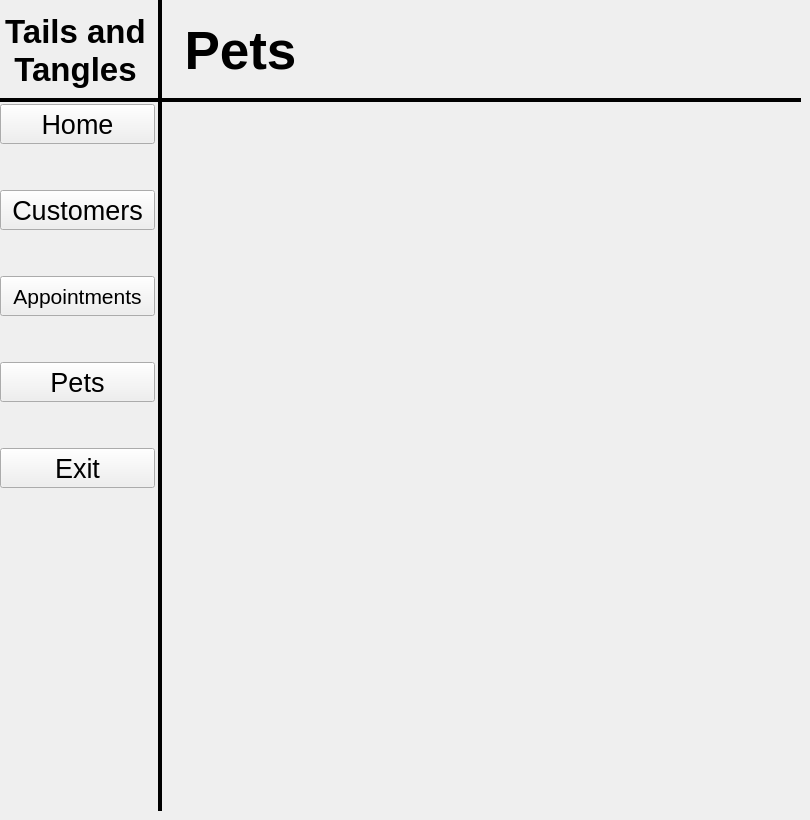
   <widget class="QWidget" name="Pets">
    <widget class="QStackedWidget" name="stackedWidget_5">
     <property name="geometry">
      <rect>
       <x>0</x>
       <y>0</y>
       <width>801</width>
       <height>811</height>
      </rect>
     </property>
     <widget class="QWidget" name="Home_5">
      <widget class="Line" name="line_9">
       <property name="geometry">
        <rect>
         <x>-10</x>
         <y>70</y>
         <width>931</width>
         <height>61</height>
        </rect>
       </property>
       <property name="frameShadow">
        <enum>QFrame::Plain</enum>
       </property>
       <property name="lineWidth">
        <number>4</number>
       </property>
       <property name="orientation">
        <enum>Qt::Horizontal</enum>
       </property>
      </widget>
      <widget class="Line" name="line_10">
       <property name="geometry">
        <rect>
         <x>150</x>
         <y>-150</y>
         <width>20</width>
         <height>1051</height>
        </rect>
       </property>
       <property name="frameShadow">
        <enum>QFrame::Plain</enum>
       </property>
       <property name="lineWidth">
        <number>4</number>
       </property>
       <property name="orientation">
        <enum>Qt::Vertical</enum>
       </property>
      </widget>
      <widget class="QLabel" name="label_5">
       <property name="geometry">
        <rect>
         <x>0</x>
         <y>10</y>
         <width>151</width>
         <height>81</height>
        </rect>
       </property>
       <property name="font">
        <font>
         <pointsize>25</pointsize>
         <weight>75</weight>
         <bold>true</bold>
        </font>
       </property>
       <property name="text">
        <string>Tails and Tangles</string>
       </property>
       <property name="alignment">
        <set>Qt::AlignCenter</set>
       </property>
       <property name="wordWrap">
        <bool>true</bool>
       </property>
      </widget>
      <widget class="QWidget" name="layoutWidget_4">
       <property name="geometry">
        <rect>
         <x>0</x>
         <y>104</y>
         <width>161</width>
         <height>701</height>
        </rect>
       </property>
       <layout class="QVBoxLayout" name="verticalLayout_9">
        <item>
         <layout class="QVBoxLayout" name="verticalLayout_10">
          <item>
           <widget class="QPushButton" name="HomeButton_PetsPage">
            <property name="minimumSize">
             <size>
              <width>155</width>
              <height>40</height>
             </size>
            </property>
            <property name="maximumSize">
             <size>
              <width>155</width>
              <height>40</height>
             </size>
            </property>
            <property name="font">
             <font>
              <pointsize>20</pointsize>
              <weight>50</weight>
              <bold>false</bold>
             </font>
            </property>
            <property name="text">
             <string>Home</string>
            </property>
           </widget>
          </item>
          <item>
           <spacer name="verticalSpacer_22">
            <property name="orientation">
             <enum>Qt::Vertical</enum>
            </property>
            <property name="sizeHint" stdset="0">
             <size>
              <width>20</width>
              <height>40</height>
             </size>
            </property>
           </spacer>
          </item>
          <item>
           <widget class="QPushButton" name="CustomersButton_PetsPage">
            <property name="minimumSize">
             <size>
              <width>155</width>
              <height>40</height>
             </size>
            </property>
            <property name="maximumSize">
             <size>
              <width>155</width>
              <height>40</height>
             </size>
            </property>
            <property name="font">
             <font>
              <pointsize>20</pointsize>
              <weight>50</weight>
              <bold>false</bold>
             </font>
            </property>
            <property name="text">
             <string>Customers</string>
            </property>
           </widget>
          </item>
          <item>
           <spacer name="verticalSpacer_23">
            <property name="orientation">
             <enum>Qt::Vertical</enum>
            </property>
            <property name="sizeHint" stdset="0">
             <size>
              <width>20</width>
              <height>40</height>
             </size>
            </property>
           </spacer>
          </item>
          <item>
           <widget class="QPushButton" name="AppointmentButton_PetsPage">
            <property name="minimumSize">
             <size>
              <width>155</width>
              <height>40</height>
             </size>
            </property>
            <property name="maximumSize">
             <size>
              <width>155</width>
              <height>40</height>
             </size>
            </property>
            <property name="font">
             <font>
              <pointsize>16</pointsize>
              <weight>50</weight>
              <bold>false</bold>
             </font>
            </property>
            <property name="text">
             <string>Appointments</string>
            </property>
           </widget>
          </item>
          <item>
           <spacer name="verticalSpacer_24">
            <property name="orientation">
             <enum>Qt::Vertical</enum>
            </property>
            <property name="sizeHint" stdset="0">
             <size>
              <width>20</width>
              <height>40</height>
             </size>
            </property>
           </spacer>
          </item>
          <item>
           <widget class="QPushButton" name="PetsButton_PetsPage">
            <property name="minimumSize">
             <size>
              <width>155</width>
              <height>40</height>
             </size>
            </property>
            <property name="maximumSize">
             <size>
              <width>155</width>
              <height>40</height>
             </size>
            </property>
            <property name="font">
             <font>
              <pointsize>20</pointsize>
              <weight>50</weight>
              <bold>false</bold>
             </font>
            </property>
            <property name="text">
             <string>Pets</string>
            </property>
           </widget>
          </item>
          <item>
           <spacer name="verticalSpacer_25">
            <property name="orientation">
             <enum>Qt::Vertical</enum>
            </property>
            <property name="sizeHint" stdset="0">
             <size>
              <width>20</width>
              <height>40</height>
             </size>
            </property>
           </spacer>
          </item>
          <item>
           <widget class="QPushButton" name="ExitButton_PetsPage">
            <property name="minimumSize">
             <size>
              <width>155</width>
              <height>40</height>
             </size>
            </property>
            <property name="maximumSize">
             <size>
              <width>155</width>
              <height>40</height>
             </size>
            </property>
            <property name="font">
             <font>
              <pointsize>20</pointsize>
              <weight>50</weight>
              <bold>false</bold>
             </font>
            </property>
            <property name="text">
             <string>Exit</string>
            </property>
           </widget>
          </item>
         </layout>
        </item>
        <item>
         <spacer name="verticalSpacer_26">
          <property name="orientation">
           <enum>Qt::Vertical</enum>
          </property>
          <property name="sizeHint" stdset="0">
           <size>
            <width>20</width>
            <height>40</height>
           </size>
          </property>
         </spacer>
        </item>
       </layout>
      </widget>
      <widget class="QLabel" name="label_10">
       <property name="geometry">
        <rect>
         <x>170</x>
         <y>10</y>
         <width>141</width>
         <height>81</height>
        </rect>
       </property>
       <property name="font">
        <font>
         <pointsize>40</pointsize>
         <weight>75</weight>
         <bold>true</bold>
        </font>
       </property>
       <property name="text">
        <string>Pets</string>
       </property>
       <property name="alignment">
        <set>Qt::AlignCenter</set>
       </property>
       <property name="wordWrap">
        <bool>true</bool>
       </property>
      </widget>
     </widget>
     <widget class="QWidget" name="Appointments1_5"/>
     <widget class="QWidget" name="Appointments2_5"/>
     <widget class="QWidget" name="Customers_5"/>
     <widget class="QWidget" name="Pets_5"/>
    </widget>
   </widget>
